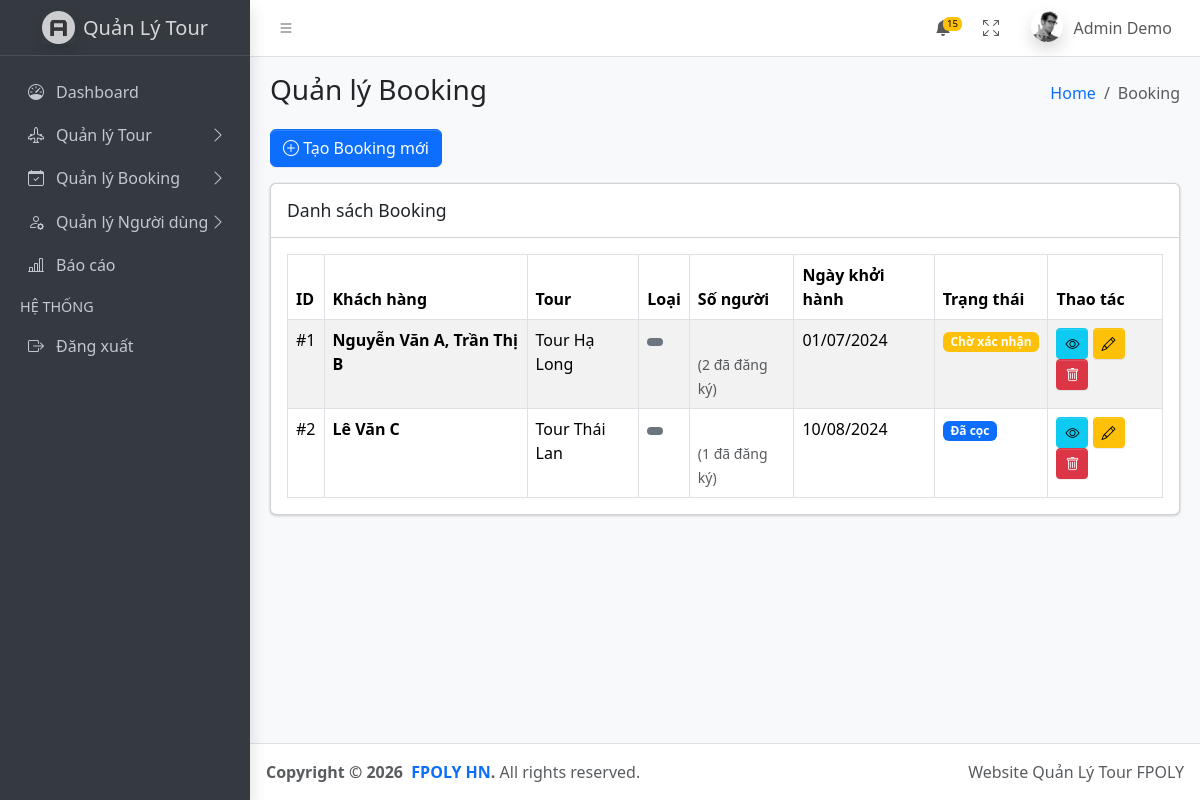
Screenshot of /admin/bookings (signed in) with the database file from the repository.
### tables this page shows
CREATE TABLE `bookings` (
  `id` bigint(20) NOT NULL,
  `tour_id` bigint(20) DEFAULT NULL,
  `customer_name` varchar(100) DEFAULT NULL,
  `customer_phone` varchar(20) DEFAULT NULL,
  `customer_email` varchar(100) DEFAULT NULL,
  `booking_type` enum('Khách lẻ','Đoàn') DEFAULT NULL,
  `num_people` int(11) DEFAULT NULL,
  `created_by` bigint(20) DEFAULT NULL,
  `assigned_guide_id` bigint(20) DEFAULT NULL,
  `status` bigint(20) DEFAULT NULL,
  `start_date` date DEFAULT NULL,
  `end_date` date DEFAULT NULL,
  `special_requirements` text DEFAULT NULL,
  `schedule_detail` longtext DEFAULT NULL CHECK (json_valid(`schedule_detail`)),
  `service_detail` longtext DEFAULT NULL CHECK (json_valid(`service_detail`)),
  `diary` longtext DEFAULT NULL CHECK (json_valid(`diary`)),
  `lists_file` longtext DEFAULT NULL CHECK (json_valid(`lists_file`)),
  `notes` text DEFAULT NULL,
  `created_at` timestamp NOT NULL DEFAULT current_timestamp(),
  `updated_at` timestamp NOT NULL DEFAULT current_timestamp() ON UPDATE current_timestamp()
);

CREATE TABLE `tours` (
  `id` bigint(20) NOT NULL,
  `name` varchar(255) NOT NULL,
  `description` text DEFAULT NULL,
  `category_id` bigint(20) DEFAULT NULL,
  `schedule` longtext DEFAULT NULL CHECK (json_valid(`schedule`)),
  `images` longtext DEFAULT NULL CHECK (json_valid(`images`)),
  `prices` longtext DEFAULT NULL CHECK (json_valid(`prices`)),
  `policies` longtext DEFAULT NULL CHECK (json_valid(`policies`)),
  `suppliers` longtext DEFAULT NULL CHECK (json_valid(`suppliers`)),
  `price` decimal(15,2) DEFAULT NULL,
  `status` tinyint(4) NOT NULL,
  `created_at` timestamp NOT NULL DEFAULT current_timestamp(),
  `updated_at` timestamp NOT NULL DEFAULT current_timestamp() ON UPDATE current_timestamp()
);

CREATE TABLE `tour_statuses` (
  `id` bigint(20) NOT NULL,
  `name` varchar(50) NOT NULL,
  `description` text DEFAULT NULL
);

### src/helpers/helpers.php (called while the page is built, shortened)
<?php
function view_path(string $view): string
{
    $normalized = str_replace('.', DIRECTORY_SEPARATOR, $view);
    return BASE_PATH . DIRECTORY_SEPARATOR . 'views' . DIRECTORY_SEPARATOR . $normalized . '.php';
}
function block_path(string $block): string
{
    return BASE_PATH . DIRECTORY_SEPARATOR . 'views' . DIRECTORY_SEPARATOR . 'layouts' . DIRECTORY_SEPARATOR . 'blocks' . DIRECTORY_SEPARATOR . $block . '.php';
}
function view(string $view, array $data = []): void
{
    $file = view_path($view);
    extract($data, EXTR_OVERWRITE);
    include $file;
}
function block(string $block, array $data = []): void
{
    $file = block_path($block);
    extract($data, EXTR_OVERWRITE);
    include $file;
}
function asset(string $path): string
{
    $trimmed = ltrim($path, '/');
    return rtrim(BASE_URL, '/') . '/public/' . $trimmed;
}
function isLoggedIn()
{
    return isset($_SESSION['user_id']) && !empty($_SESSION['user_id']);
}
function getCurrentUser()
{
    return new User([
        'id' => $_SESSION['user_id'],
        'name' => $_SESSION['user_name'],
        'email' => $_SESSION['user_email'],
        'role' => $_SESSION['user_role'],
    ]);
}
function isAdmin()
{
    $user = getCurrentUser();
    return $user && $user->isAdmin();
}

### src/controllers/AdminController.php (called while the page is built, shortened)
<?php
class AdminController
{
    public function bookings()
    {
        $bookings = class_exists('Booking') ? Booking::getAll() : [];
        view('admin.bookings.index', [
            'title' => 'Quản lý Booking',
            'pageTitle' => 'Quản lý Booking',
            'bookings' => $bookings
        ]);
    }
}

### index.php (called while the page is built, shortened)
<?php
require_once __DIR__ . '/src/helpers/helpers.php';
require_once __DIR__ . '/src/models/User.php';
if (file_exists(__DIR__ . '/src/models/Booking.php')) require_once __DIR__ . '/src/models/Booking.php';
require_once __DIR__ . '/src/controllers/AdminController.php';
$homeController = new HomeController();
$authController = new AuthController();
$categoryController = new CategoryController();
$adminController = new AdminController();
$guideController = new GuideController();
$act = $_GET['act'] ?? '/';
match ($act) {
    '/', 'welcome' => $homeController->welcome(),
    'home' => $homeController->home(),
    'login' => $authController->login(),
    'check-login' => $authController->checkLogin(),
    'logout' => $authController->logout(),
    'categories' => $categoryController->index(),
    'admin/dashboard' => $homeController->home(),
    'admin/tours' => $adminController->tours(),
    'admin/tours/add' => $adminController->addTour(),
    'admin/tours/edit' => $adminController->editTour(),
    'admin/tours/view' => $adminController->viewTour(),
    'admin/bookings' => $adminController->bookings(),
    'admin/bookings/add' => $adminController->addBooking(),
    'admin/bookings/customers' => $adminController->bookingCustomers(),
    'admin/customers' => $adminController->customers(),
    'admin/customers/add' => $adminController->addCustomer(),
    'admin/guides' => $adminController->guides(),
    'admin/reports' => $adminController->reports(),
    'admin/schedules' => $adminController->schedules(),
    'admin/schedules/add' => $adminController->addSchedule(),
    'admin/schedules/edit' => $adminController->editSchedule(),
    'admin/rooms' => $adminController->rooms(),
    'admin/expenses' => $adminController->expenses(),
    'admin/revenue' => $adminController->revenue(),
    'admin/customers/checkin' => $adminController->customerCheckIn(),
    'admin/customers/assign-room' => $adminController->assignRoom(),
    'admin/print-guest-list' => $adminController->printGuestList(),
    'guide/dashboard' => $guideController->dashboard(),
    'guide/schedule' => $guideController->schedule(),
    'guide/customers' => $guideController->customers(),
    'guide/diary' => $guideController->diary(),
    'guide/checkin' => $guideController->checkin(),
    'guide/requirements' => $guideController->requirements(),
    'guide/update-requirement' => $guideController->updateRequirement(),
    'guide/save-diary' => $guideController->saveDiary(),
    default => $homeController->notFound(),
};

### src/models/Booking.php (called while the page is built, shortened)
<?php
class Booking
{
    public static function getAll()
    {
        $db = getDB();
        $stmt = $db->query("
            SELECT b.*, t.name as tour_name, t.price, ts.name as status_name
            FROM bookings b
            LEFT JOIN tours t ON b.tour_id = t.id
            LEFT JOIN tour_statuses ts ON b.status = ts.id
            ORDER BY b.created_at DESC
        ");
        $bookings = $stmt->fetchAll(PDO::FETCH_ASSOC);
        foreach ($bookings as &$booking) {
            $stmt = $db->prepare("SELECT name FROM customers WHERE booking_id = ?");
            $stmt->execute([$booking['id']]);
            $customers = $stmt->fetchAll(PDO::FETCH_COLUMN);
        }
       return $bookings;
    }
}
?>

### src/models/User.php (called while the page is built, shortened)
<?php
class User
{
    public $role;
    public function __construct($data = [])
    {
        if (is_array($data)) {
            $this->name = $data['name'] ?? $data['full_name'] ?? '';
            $this->role = $data['role'] ?? 'guide';
        } else {
            $this->name = $data;
            $this->full_name = $data;
        }
    }
    public function isAdmin()
    {
        return $this->role === 'admin';
    }
}

### views/admin/bookings/index.php (the view, shortened to what this page needs)
<div class="row mb-3">
  <div class="col-12">
    <a href="<?= BASE_URL ?>admin/bookings/add" class="btn btn-primary">
      <i class="bi bi-plus-circle"></i> Tạo Booking mới
    </a>
  </div>
</div>
<div class="row">
  <div class="col-12">
    <div class="card">
      <div class="card-header">
        <h3 class="card-title">Danh sách Booking</h3>
      </div>
      <div class="card-body">
        <table class="table table-bordered table-striped">
          <thead>
            <tr>
              <th>ID</th>
              <th>Khách hàng</th>
              <th>Tour</th>
              <th>Loại</th>
              <th>Số người</th>
              <th>Ngày khởi hành</th>
              <th>Trạng thái</th>
              <th>Thao tác</th>
            </tr>
          </thead>
          <tbody>
            <?php foreach ($bookings as $b): ?>
              <tr>
                <td>#<?= $b['id'] ?></td>
                <td>
                  <?php if (!empty($b['all_customers'])): ?>
                    <strong><?= htmlspecialchars($b['all_customers']) ?></strong>
                  <?php else: ?>
                    <strong><?= htmlspecialchars($b['customer_name'] ?? 'Chưa có khách') ?></strong><br>
                    <small><?= htmlspecialchars($b['customer_phone'] ?? '') ?></small>
                  <?php endif; ?>
                </td>
                <td><?= htmlspecialchars($b['tour_name']) ?></td>
                <td>
                  <span class="badge <?= $b['booking_type'] == 'Đoàn' ? 'bg-info' : 'bg-secondary' ?>">
                  </span>
                </td>
                <td>
                  <?php if (!empty($b['all_customers'])): ?>
                    <br><small class="text-muted">(<?= $b['customer_count'] ?> đã đăng ký)</small>
                  <?php endif; ?>
                </td>
                <td><?= date('d/m/Y', strtotime($b['start_date'])) ?></td>
                <td>
                  <span class="badge
                    <?= $b['status'] == 3 ? 'bg-success' :
                       ($b['status'] == 2 ? 'bg-primary' :
                       ($b['status'] == 4 ? 'bg-danger' : 'bg-warning')) ?>">
                    <?= $b['status_name'] ?>
                  </span>
                </td>
                <td>
                  <button class="btn btn-sm btn-info" data-bs-toggle="modal" data-bs-target="#viewModal<?= $b['id'] ?>">
                    <i class="bi bi-eye"></i>
                  </button>
                  <button class="btn btn-sm btn-warning" data-bs-toggle="modal" data-bs-target="#statusModal<?= $b['id'] ?>">
                    <i class="bi bi-pencil"></i>
                  </button>
                  <a href="<?= BASE_URL ?>admin/bookings?delete=<?= $b['id'] ?>"
                     class="btn btn-sm btn-danger"
                     onclick="return confirm('Xóa booking này?')">
                    <i class="bi bi-trash"></i>
                  </a>
                </td>
              </tr>
            <?php endforeach; ?>
          </tbody>
        </table>
      </div>
    </div>
  </div>
</div>
<?php
$content = ob_get_clean();
view('layouts.AdminLayout', [
    'title' => 'Quản lý Booking',
    'pageTitle' => 'Quản lý Booking',
    'content' => $content,
    'breadcrumb' => [
        ['label' => 'Booking', 'url' => BASE_URL . 'admin/bookings', 'active' => true],
    ],
]);
?>

### views/layouts/AdminLayout.php (shortened to what this page needs)
<!doctype html>
<html lang="vi">
  <head>
    <link
      rel="stylesheet"
      href="https://cdn.jsdelivr.net/npm/@fontsource/source-sans-3@5.0.12/index.css"
    />
    <link
      rel="stylesheet"
      href="https://cdn.jsdelivr.net/npm/overlayscrollbars@2.10.1/styles/overlayscrollbars.min.css"
    />
    <link
      rel="stylesheet"
      href="https://cdn.jsdelivr.net/npm/bootstrap-icons@1.11.3/font/bootstrap-icons.min.css"
    />
    <link rel="stylesheet" href="<?= asset('dist/css/adminlte.css') ?>" />
  </head>
  <body class="layout-fixed sidebar-expand-lg bg-body-tertiary">
    <div class="app-wrapper">
      <?php block('header'); ?>
      <?php block('aside'); ?>
      <main class="app-main">
        <div class="app-content-header">
          <div class="container-fluid">
            <div class="row">
              <div class="col-sm-6"><h3 class="mb-0"><?= $pageTitle ?? 'Trang chủ' ?></h3></div>
              <div class="col-sm-6">
                <ol class="breadcrumb float-sm-end">
                  <li class="breadcrumb-item"><a href="<?= BASE_URL ?>home">Home</a></li>
                  <?php if (isset($breadcrumb)): ?>
                    <?php foreach ($breadcrumb as $item): ?>
                      <li class="breadcrumb-item <?= $item['active'] ?? false ? 'active' : '' ?>" <?= $item['active'] ?? false ? 'aria-current="page"' : '' ?>>
                        <?php if ($item['active'] ?? false): ?>
                          <?= $item['label'] ?>
                        <?php else: ?>
                          <a href="<?= $item['url'] ?>"><?= $item['label'] ?></a>
                        <?php endif; ?>
                      </li>
                    <?php endforeach; ?>
                  <?php endif; ?>
                </ol>
              </div>
            </div>
          </div>
        </div>
        <div class="app-content">
          <div class="container-fluid">
            <?php if (isset($content)): ?>
              <?= $content ?>
            <?php endif; ?>
          </div>
        </div>
      </main>
      <?php block('footer'); ?>
    </div>
  </body>
</html>

### views/layouts/blocks/header.php (shortened to what this page needs)
<nav class="app-header navbar navbar-expand bg-body">
  <div class="container-fluid">
    <ul class="navbar-nav">
      <li class="nav-item">
        <a class="nav-link" data-lte-toggle="sidebar" href="#" role="button">
          <i class="bi bi-list"></i>
        </a>
      </li>
    </ul>
    <ul class="navbar-nav ms-auto">
      <li class="nav-item dropdown">
        <a class="nav-link" data-bs-toggle="dropdown" href="#">
          <span class="navbar-badge badge text-bg-warning">15</span>
        </a>
      </li>
      <li class="nav-item">
        <a class="nav-link" href="#" data-lte-toggle="fullscreen">
          <i data-lte-icon="maximize" class="bi bi-arrows-fullscreen"></i>
        </a>
      </li>
      <?php if (isLoggedIn()): ?>
        <?php $currentUser = getCurrentUser(); ?>
        <li class="nav-item dropdown user-menu">
          <a href="#" class="nav-link dropdown-toggle" data-bs-toggle="dropdown">
            <img
              src="<?= asset('dist/assets/img/user2-160x160.jpg') ?>"
              class="user-image rounded-circle shadow"
              alt="User Image"
            />
            <span class="d-none d-md-inline"><?= $currentUser->name ?></span>
          </a>
        </li>
      <?php endif; ?>
    </ul>
  </div>
</nav>

### views/layouts/blocks/aside.php (shortened to what this page needs)
<aside class="app-sidebar bg-body-secondary shadow" data-bs-theme="dark">
  <div class="sidebar-brand">
    <a href="<?= BASE_URL . 'home' ?>" class="brand-link">
      <img
        src="<?= asset('dist/assets/img/AdminLTELogo.png') ?>"
        alt="AdminLTE Logo"
        class="brand-image opacity-75 shadow"
      />
      <span class="brand-text fw-light">Quản Lý Tour</span>
    </a>
  </div>
  <div class="sidebar-wrapper">
    <nav class="mt-2">
      <ul
        class="nav sidebar-menu flex-column"
        data-lte-toggle="treeview"
        role="menu"
        data-accordion="false"
      >
        <li class="nav-item">
          <a href="<?= BASE_URL . 'admin/dashboard' ?>" class="nav-link">
            <i class="nav-icon bi bi-speedometer"></i>
            <p>Dashboard</p>
          </a>
        </li>
        <?php if (isAdmin()): ?>
          <li class="nav-item">
            <a href="#" class="nav-link">
              <i class="nav-icon bi bi-airplane-engines"></i>
              <p>
                Quản lý Tour
              </p>
            </a>
          </li>
          <li class="nav-item">
            <a href="#" class="nav-link">
              <i class="nav-icon bi bi-calendar-check"></i>
              <p>
                Quản lý Booking
              </p>
            </a>
          </li>
          <li class="nav-item">
            <a href="#" class="nav-link">
              <i class="nav-icon bi bi-person-gear"></i>
              <p>
                Quản lý Người dùng
              </p>
            </a>
          </li>
          <li class="nav-item">
            <a href="<?= BASE_URL ?>admin/reports" class="nav-link">
              <i class="nav-icon bi bi-bar-chart-line"></i>
              <p>Báo cáo</p>
            </a>
          </li>
        <?php endif; ?>
        <li class="nav-header">HỆ THỐNG</li>
        <li class="nav-item">
          <a href="<?= BASE_URL . 'logout' ?>" class="nav-link">
            <i class="nav-icon bi bi-box-arrow-right"></i>
            <p>Đăng xuất</p>
          </a>
        </li>
      </ul>
    </nav>
  </div>
</aside>

### views/layouts/blocks/footer.php
<footer class="app-footer">
  <div class="float-end d-none d-sm-inline">Website Quản Lý Tour FPOLY</div>
  <strong>
    Copyright &copy; <?= date('Y') ?>&nbsp;
    <a href="#" class="text-decoration-none">FPOLY HN</a>.
  </strong>
  All rights reserved.
</footer>

### rows the page displays
bookings: id "1", all_customers "Nguyễn Văn A, Trần Thị B", tour.name "Tour Hạ Long", assigned_guide "2", start_date "01/07/2024", status.name "Chờ xác nhận"
bookings: id "2", all_customers "Lê Văn C", tour.name "Tour Thái Lan", created_by "1", start_date "10/08/2024", status.name "Đã cọc"

### other values shown
$currentUser->name "Admin Demo"
$pageTitle "Quản lý Booking"
$item['label'] "Booking"
